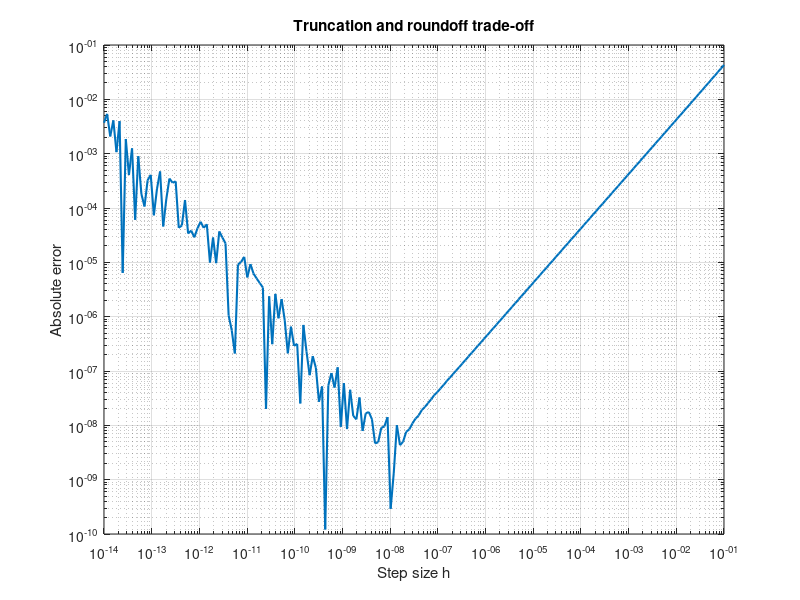

Here is the MATLAB script that generated this plot: (Note: this script raises an error after producing the figure.)
function error_analysis_demo
f = @(x) sin(x); exact = cos(1); h = logspace(-14,-1,200);
err = abs((f(1+h)-f(1))./h-exact);
fig = figure('Color','w'); loglog(h,err,'LineWidth',1.5); grid on
xlabel('Step size h'); ylabel('Absolute error'); title('Truncation and roundoff trade-off');
save_figure(fig,'04_error_tradeoff.png');
end
